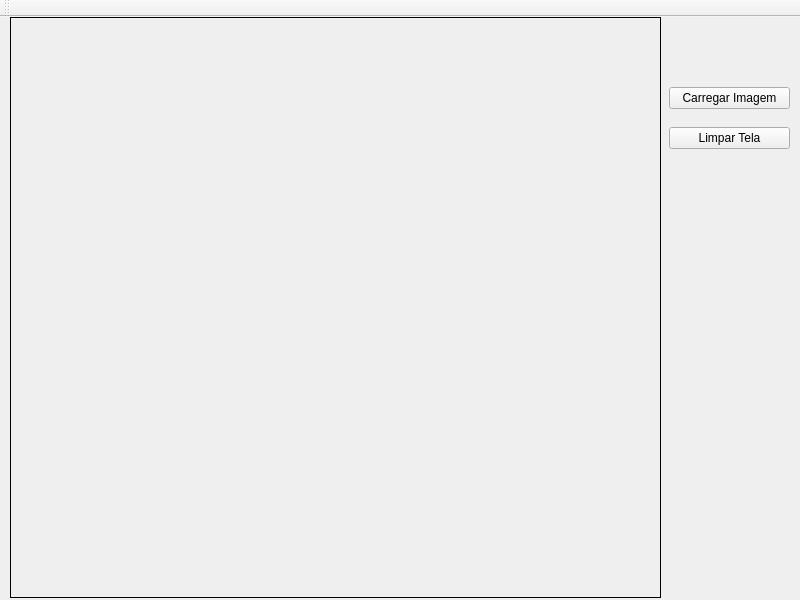
<?xml version="1.0" encoding="UTF-8"?>
<ui version="4.0">
 <class>MainWindow</class>
 <widget class="QMainWindow" name="MainWindow">
  <property name="geometry">
   <rect>
    <x>0</x>
    <y>0</y>
    <width>800</width>
    <height>600</height>
   </rect>
  </property>
  <property name="windowTitle">
   <string>MainWindow</string>
  </property>
  <widget class="QWidget" name="centralWidget">
   <widget class="QLabel" name="imagem">
    <property name="geometry">
     <rect>
      <x>10</x>
      <y>0</y>
      <width>651</width>
      <height>581</height>
     </rect>
    </property>
    <property name="frameShape">
     <enum>QFrame::Box</enum>
    </property>
    <property name="text">
     <string/>
    </property>
   </widget>
   <widget class="QPushButton" name="CarregarImg">
    <property name="geometry">
     <rect>
      <x>669</x>
      <y>70</y>
      <width>121</width>
      <height>22</height>
     </rect>
    </property>
    <property name="text">
     <string>Carregar Imagem</string>
    </property>
   </widget>
   <widget class="QPushButton" name="LimparTela">
    <property name="geometry">
     <rect>
      <x>669</x>
      <y>110</y>
      <width>121</width>
      <height>22</height>
     </rect>
    </property>
    <property name="text">
     <string>Limpar Tela</string>
    </property>
   </widget>
  </widget>
  <widget class="QToolBar" name="mainToolBar">
   <attribute name="toolBarArea">
    <enum>TopToolBarArea</enum>
   </attribute>
   <attribute name="toolBarBreak">
    <bool>false</bool>
   </attribute>
  </widget>
 </widget>
 <layoutdefault spacing="6" margin="11"/>
 <resources/>
 <connections/>
</ui>
